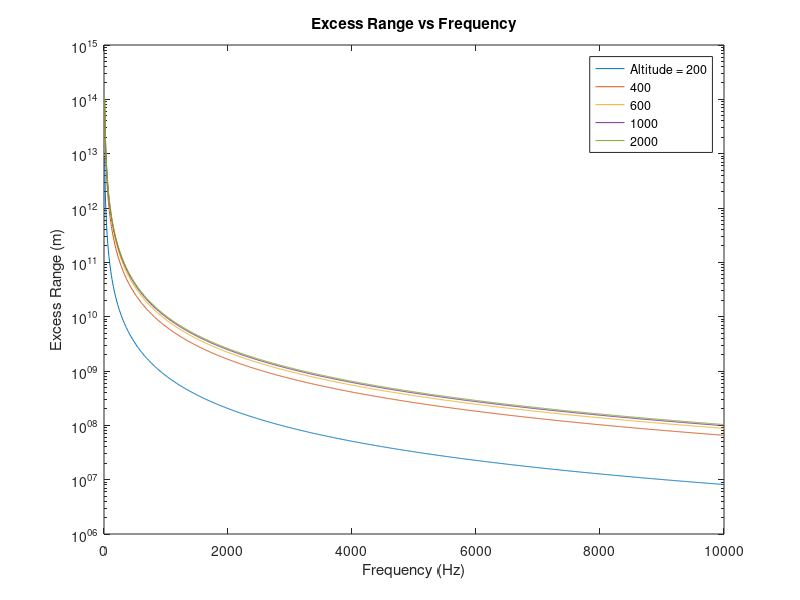

Here is the MATLAB script that generated this plot:
%% Final Question 3
% Liam Hood
clear; close all; clc;

% Given
load( 'Ionosphere' )
alt = [ 2 , 4 , 6 , 10 , 20 ]*100 ;
f = linspace( 10 , 1e4 , 1e3 ) ;
c = 2.99729e8 ;

for ii = 1:5
    denin(ii) = find( Ionosphere == alt(ii) ) ;
end
for ii = 1:5
    for jj = 1:denin(ii)
        TECi(jj) = Ionosphere(jj,2)*200 ;
    end
    TEC(ii) = sum(TECi) ;
    TECi = 0 ;
end
for ii = 1:5
    dt(ii,:) = ( 40.31 * TEC(ii) ) ./ ( c.*f.^2 ) ;
    dr(ii,:) = c*dt(ii,:) ;
end

figure

semilogy( f , dr(1,:) , f , dr(2,:) , f , dr(3,:) , f , dr(4,:) , f , dr(5,:))
title( 'Excess Range vs Frequency' )
xlabel( 'Frequency (Hz)' )
ylabel( 'Excess Range (m)' )
legend( 'Altitude = 200' , '400' , '600' , '1000' , '2000' )
hold off

disp( 'If bending was not neglected the path length would be much longer ')
disp( 'The effect would be more pronounced at the lower frequencies ')
